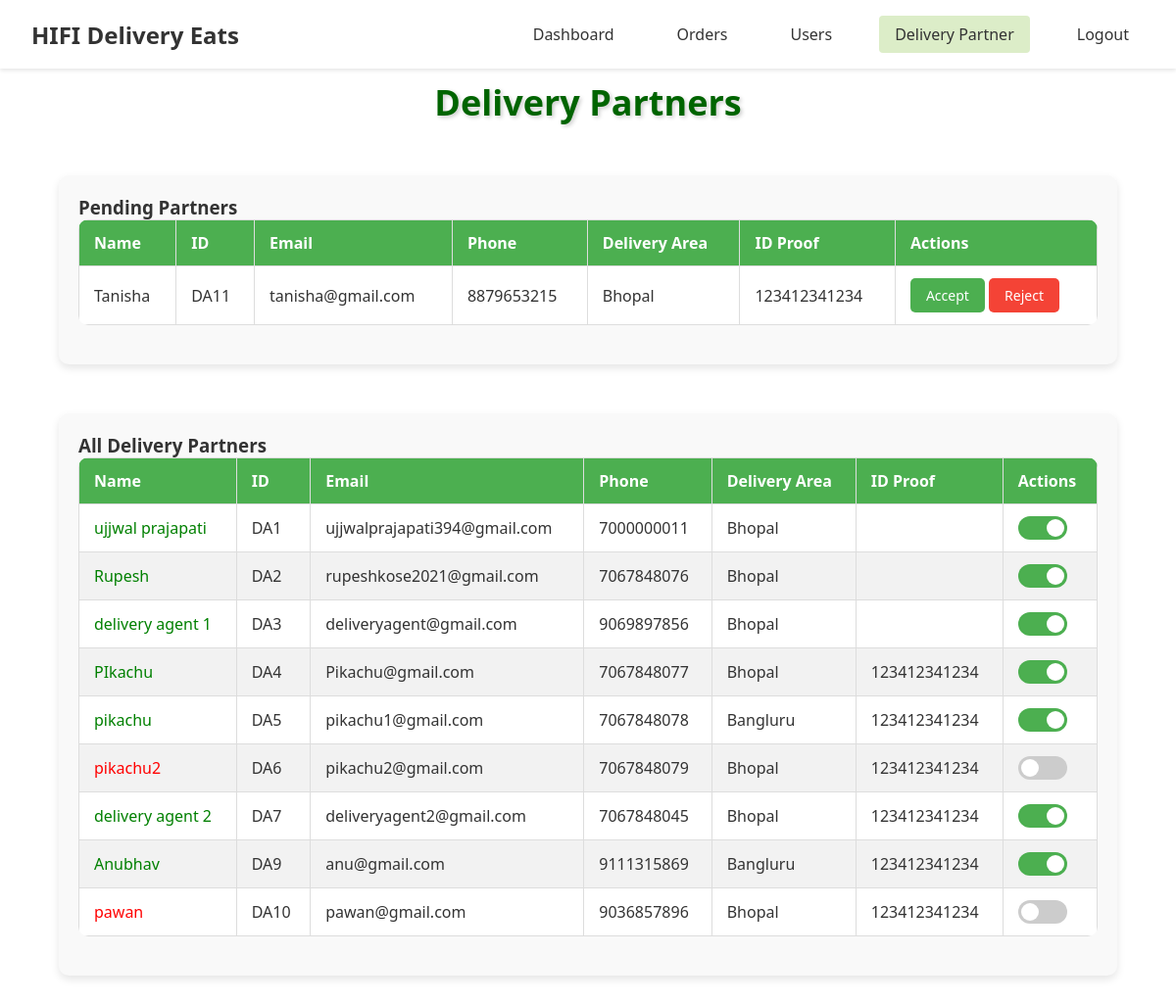
/admin/delivery_partner (signed in), run on the app's committed database.
### models.py (models this page shows, shortened)
class DeliveryAgent(UserMixin, db.Model):
    __tablename__ = 'delivery_agent'
    id = db.Column(db.Integer, primary_key=True)
    username = db.Column(db.String(100))
    email = db.Column(db.String(100), unique=True)
    phone = db.Column(db.Integer, unique=True, nullable=False)
    password = db.Column(db.String(100), nullable=False)
    image = db.Column(db.String(255), nullable=True, server_default='')
    bio = db.Column(db.Text, nullable=True, server_default='')
    delivery_area = db.Column(db.String(100), nullable=False)
    available_slots = db.Column(db.Boolean, nullable=False, default=True)
    id_proof = db.Column(db.String(12), nullable=False, server_default='')
    is_approved = db.Column(db.Boolean, nullable=False, server_default='0')
    is_active = db.Column(db.Boolean, nullable=False, server_default='1')

### routes.py (the view)
    @app.route('/admin/delivery_partner')
    @login_required
    def delivery_partner():
        pending_agents = DeliveryAgent.query.filter_by(is_approved=False).all()
        accepted_agents = DeliveryAgent.query.filter_by(is_approved=True).all()
        return render_template(
            'admin/delivery_partner.html',
            pending_agents=pending_agents,
            accepted_agents=accepted_agents
        )

### templates/admin/delivery_partner.html (shortened to what this page needs)
{% extends 'admin/index.html' %}
{% block css %}
  <link
    rel="stylesheet"
    href="{{ url_for('static', filename='css/admin/delivery_partner.css') }}"
  />
{% endblock css %}
{% block content %}
<h2>Delivery Partners</h2>
<div class="table-container">
  <h3>Pending Partners</h3>
  <table>
    <thead>
      <tr>
        <th>Name</th>
        <th>ID</th>
        <th>Email</th>
        <th>Phone</th>
        <th>Delivery Area</th>
        <th>ID Proof</th>
        <th>Actions</th>
      </tr>
    </thead>
    <tbody id="userList">
      {% for agent in pending_agents %}
      <tr id="user-{{ agent.id }}">
        <td>{{ agent.username }}</td>
        <td>DA{{ agent.id }}</td>
        <td>{{ agent.email }}</td>
        <td>{{ agent.phone }}</td>
        <td>{{ agent.delivery_area }}</td>
        <td>{{ agent.id_proof }}</td>
        <td>
          <button class="accept" onclick="handleAccept({{ agent.id }})">
            Accept
          </button>
          <button class="reject" onclick="handleReject({{ agent.id }})">
            Reject
          </button>
        </td>
      </tr>
      {% else %}
      <tr>
        <td colspan="7">No pending agents.</td>
      </tr>
      {% endfor %}
    </tbody>
  </table>
</div>
<div class="table-container">
  <h3>All Delivery Partners</h3>
  <table>
    <thead>
      <tr>
        <th>Name</th>
        <th>ID</th>
        <th>Email</th>
        <th>Phone</th>
        <th>Delivery Area</th>
        <th>ID Proof</th>
        <th>Actions</th>
      </tr>
    </thead>
    <tbody id="acceptedAgentsList">
      {% for agent in accepted_agents %}
      <tr id="user-{{ agent.id }}">
        <td style="color: {% if not agent.is_active %}red{% else %}green{% endif %};">
          {{ agent.username }}
        </td>
        <td>DA{{ agent.id }}</td>
        <td>{{ agent.email }}</td>
        <td>{{ agent.phone }}</td>
        <td>{{ agent.delivery_area }}</td>
        <td>{{ agent.id_proof }}</td>
        <td>
          <label class="switch">
            <span class="slider"></span>
          </label>
        </td>
      </tr>
      {% else %}
      <tr>
        <td colspan="7">No accepted agents.</td>
      </tr>
      {% endfor %}
    </tbody>
  </table>
</div>
{% endblock content %}

### templates/admin/index.html (shortened to what this page needs)
<!DOCTYPE html>
<html lang="en">
<head>
  <link rel="stylesheet" href="{{ url_for('static', filename='css/admin/admin.css') }}">
  {% block css %}
  {% endblock css %}
</head>
<body>
  <header class="header">
    <div class="logo">HIFI Delivery Eats</div>
    <nav class="nav-menu">
      <a href="{{ url_for('admin') }}" class="{% if request.endpoint == 'admin' %}active{% endif %}">Dashboard</a>
      <a href="#" class="{% if request.endpoint == 'orders' %}active{% endif %}">Orders</a>
      <a href="#" class="{% if request.endpoint == 'users' %}active{% endif %}">Users</a>
      <a href="{{ url_for('delivery_partner') }}" class="{% if request.endpoint == 'delivery_partner' %}active{% endif %}">Delivery Partner</a>
      <a href="{{ url_for('employee_logout') }}">Logout</a>
    </nav>
  </header>
  <main>
    <section class="dashboard-content">
      {% block content %}{% endblock content %}
    </section>
  </main>
</body>
</html>

### static/css/admin/admin.css (style rules this page uses)
* { margin: 0; padding: 0; box-sizing: border-box; font-family: 'Segoe UI', Tahoma, Geneva, Verdana, sans-serif; }
:root { --primary-green: #50b341; --light-green: #DCEDC8; --white: #ffffff; --text-dark: #333333; }
body { background-color: var(--white); color: var(--text-dark); }
.header { position: fixed; top: 0; left: 0; width: 100%; z-index: 1000; display: flex; justify-content: space-between; align-items: center; padding: 1rem 2rem; background-color: var(--white); box-shadow: 0 2px 4px rgba(0,0,0,0.1); }
.logo { font-size: 1.5rem; font-weight: bold; color: var(--text-dark); }
.nav-menu { display: flex; gap: 2rem; }
.nav-menu a { text-decoration: none; color: var(--text-dark); padding: 0.5rem 1rem; border-radius: 4px; transition: background-color 0.3s; }
.nav-menu a:hover, .nav-menu a.active { background-color: var(--light-green); }
.container, main { margin-top: 80px; }

### static/css/admin/delivery_partner.css (style rules this page uses)
h2 { color: darkgreen; text-align: center; margin-bottom: 10px; font-size: 36px; font-weight: bold; text-shadow: 2px 2px 4px rgba(0, 0, 0, 0.2); transition: text-shadow 0.3s ease-in-out; margin-top: 1rem; }
.table-container { margin: 50px auto; padding: 20px; border-radius: 10px; box-shadow: 0 4px 8px rgba(0, 0, 0, 0.1); background-color: #f9f9f9; width: 90%; max-width: 1200px; }
table { width: 100%; border-collapse: collapse; margin-bottom: 20px; background-color: #fff; border-radius: 10px; overflow: hidden; }
th, td { border: 1px solid #ddd; padding: 12px 15px; text-align: left; }
th { background-color: #4CAF50; color: white; }
tbody tr:nth-child(even) { background-color: #f2f2f2; }
button { padding: 8px 16px; border: none; border-radius: 5px; cursor: pointer; font-size: 14px; transition: background-color 0.3s ease; }
.accept { background-color: #4CAF50; color: white; }
.reject { background-color: #f44336; color: white; }
.switch { position: relative; display: inline-block; width: 50px; height: 24px; }
.slider { position: absolute; cursor: pointer; top: 0; left: 0; right: 0; bottom: 0; background-color: #ccc; transition: .4s; border-radius: 24px; }
.slider:before { position: absolute; content: ""; height: 18px; width: 18px; left: 3px; bottom: 3px; background-color: white; transition: .4s; border-radius: 50%; }
input:checked + .slider { background-color: #4caf50; }
input:checked + .slider:before { transform: translateX(26px); }

### data on the page
DeliveryAgent: username "Tanisha", id "11", email "tanisha@gmail.com", phone "8879653215", delivery_area "Bhopal", id_proof "123412341234"
DeliveryAgent: username "ujjwal prajapati", id "1", email "ujjwalprajapati394@gmail.com", phone "7000000011", delivery_area "Bhopal"
DeliveryAgent: username "Rupesh", id "2", email "rupeshkose2021@gmail.com", phone "7067848076", delivery_area "Bhopal"
DeliveryAgent: username "delivery agent 1", id "3", email "deliveryagent@gmail.com", phone "9069897856", delivery_area "Bhopal"
DeliveryAgent: username "PIkachu", id "4", email "Pikachu@gmail.com", phone "7067848077", delivery_area "Bhopal", id_proof "123412341234"
DeliveryAgent: username "pikachu", id "5", email "pikachu1@gmail.com", phone "7067848078", delivery_area "Bangluru", id_proof "123412341234"
DeliveryAgent: username "pikachu2", id "6", email "pikachu2@gmail.com", phone "7067848079", delivery_area "Bhopal", id_proof "123412341234"
DeliveryAgent: username "delivery agent 2", id "7", email "deliveryagent2@gmail.com", phone "7067848045", delivery_area "Bhopal", id_proof "123412341234"
DeliveryAgent: username "Anubhav", id "9", email "anu@gmail.com", phone "9111315869", delivery_area "Bangluru", id_proof "123412341234"
DeliveryAgent: username "pawan", id "10", email "pawan@gmail.com", phone "9036857896", delivery_area "Bhopal", id_proof "123412341234"
